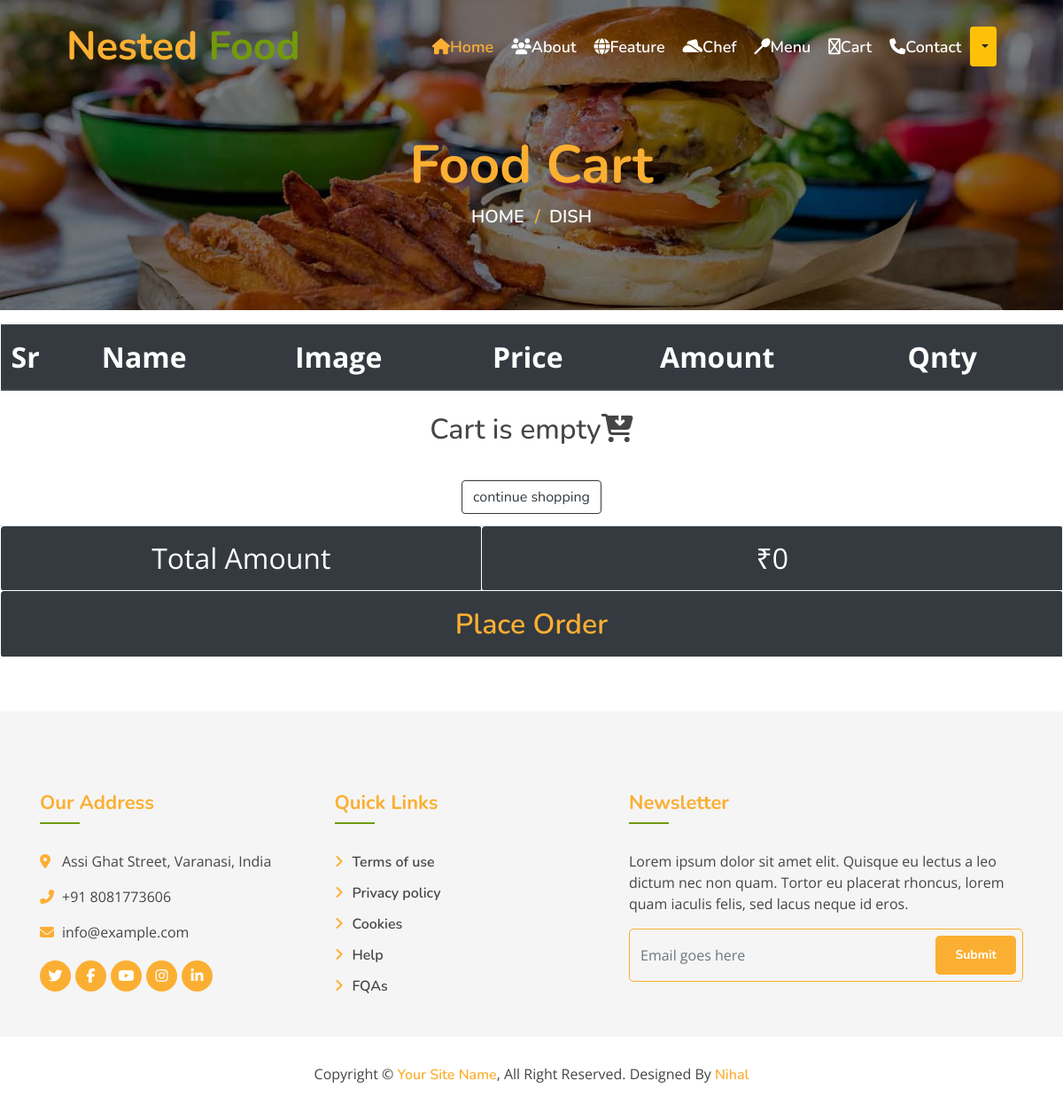
The page /cart/ (signed in) on the database as committed earlier.
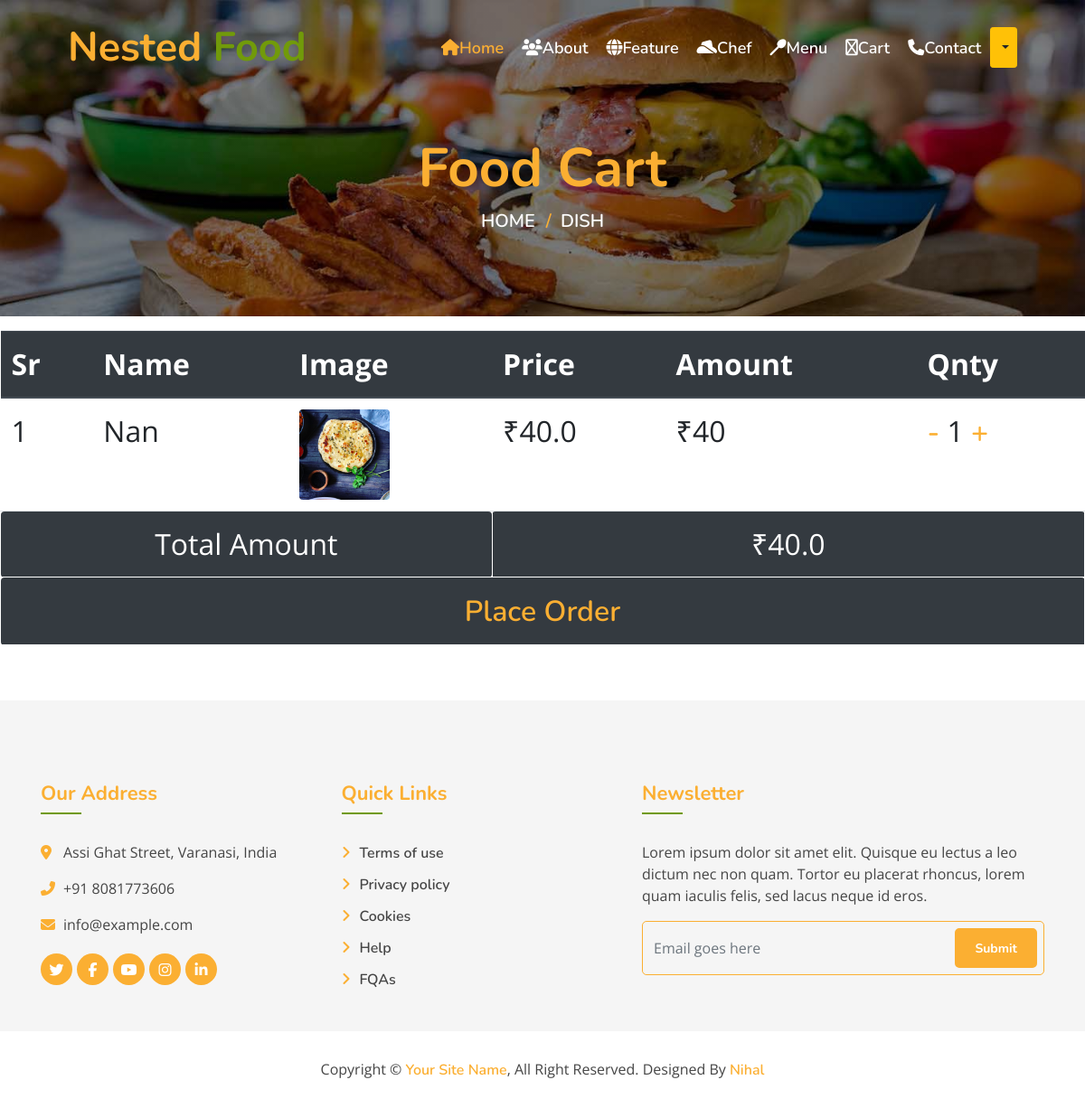
The same page on the database as committed later.
### app/models.py (models this page shows, shortened)
class Dish_cart(models.Model):
    name = models.ForeignKey(Dish,on_delete=models.CASCADE)
    counter = models.PositiveIntegerField(default=0)
    ammount = models.PositiveBigIntegerField(null=True)

class Dish(models.Model):
    name = models.CharField(max_length=200,unique=True)
    image = models.ImageField(upload_to="dishes")
    ingredients = models.TextField()
    details = models.TextField(blank=True)
    category = models.ForeignKey(Category, on_delete=models.CASCADE)
    price = models.FloatField()
    discount_price = models.FloatField(blank=True)
    is_available = models.BooleanField(default=True)
    added_on = models.DateTimeField(auto_now_add=True)
    updated_on = models.DateTimeField(auto_now=True)
    def __str__(self):
        return self.name
    class Meta:
        verbose_name_plural = 'Dish Table'

### app/views.py (the view)
# urls.py: path('cart/',cartall,name='cart'),
@login_required(login_url='login')
def cartall(request):
    cart_list = Dish_cart.objects.all()
    m = 0
    for d in cart_list:
        m = m + (d.name.price * d.counter)
    return render(request,'cart.html',{'cart':cart_list,'M':m})

### templates/cart.html (shortened to what this page needs)
{% extends "base.html" %}
{% load static %}
{% block content %}
<div class="page-header mb-0">
    <div class="container">
        <div class="row">
            <div class="col-12">
                <h2>Food Cart</h2>
            </div>
            <div class="col-12">
                <a href="">Home</a>
                <a href="">Dish</a>
            </div>
        </div>
    </div>
</div>
<section class="menu-food mt-3 d-flex justify-content-start flex-wrap">
    <table class="table table-hover">
        <thead class="thead-dark">
            <th>Sr</th>
            <th>Name</th>
            <th>Image</th>
            <th>Price</th>
            <th>Amount</th>
            <th>Qnty</th>
        </thead>
        {% if cart %}
        {% for d in cart %}
        <tr>
            <td>{{forloop.counter}}</td>
            <td>{{d.name}}</td>
            <td><img src="{{d.name.image.url}}" class="rounded" alt="no" height="100px" width="100px"></td>
            <td>₹{{d.name.price}}</td>
            <td>₹{{d.ammount}}</td>
            <td> <a href="{% url 'qntysub' d.name.id %}">-</a> {{d.counter}} <a href="{% url 'qntyadd' d.name.id %}">+</a></td>
        </tr>
        {% endfor %}
        {% else %}
        <tr>
            <td colspan="6" class="text-center">
                <h2 class="alert  text-center">Cart is empty<i class="fa-solid fa-cart-arrow-down"></i></h2>
                <a href="{% url 'menu' %}" class="btn btn-outline-dark">continue shopping</a>
            </td>
        </tr>
        {% endif %}
        <tr>
            <td colspan="3" class="alert bg-dark text-center text-white "> Total Amount</td>
            <td colspan="3" class="alert bg-dark text-center text-white ">₹{{M}}</td>
        </tr>
        <tr>
            <td colspan="6" class="alert bg-dark text-center text-white "> <a href="#">Place Order</a></td>
        </tr>
    </table>
</section>
{% endblock content %}

Rows that differ between the two databases and show on the page:
added Dish_cart: name "Nan", name.image (picture), name.price "40.0", ammount "40", counter "1"
Other text that changed with them:
{{ M }}: "0" → "40.0"
text no longer shown: "Cart is empty continue shopping"
